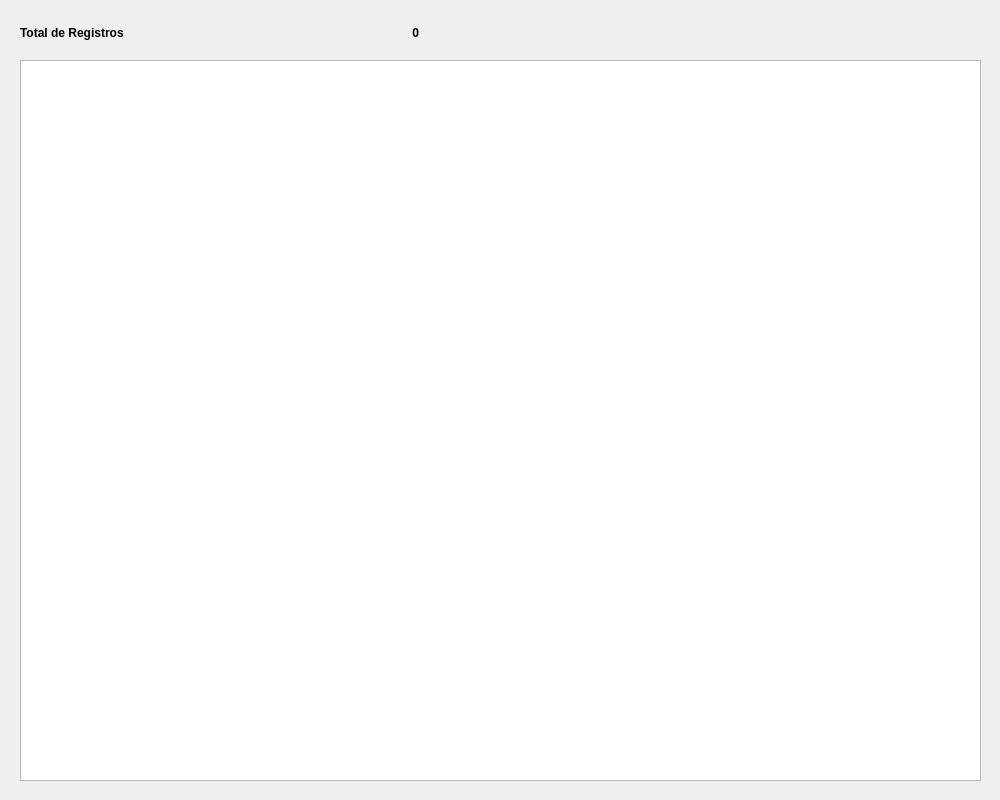
<?xml version="1.0" encoding="UTF-8"?>
<ui version="4.0">
 <class>dlgQTableWidget</class>
 <widget class="QDialog" name="dlgQTableWidget">
  <property name="geometry">
   <rect>
    <x>0</x>
    <y>0</y>
    <width>1000</width>
    <height>800</height>
   </rect>
  </property>
  <property name="windowTitle">
   <string>Demo del Control QTableWidget</string>
  </property>
  <widget class="QLabel" name="lblRegistro">
   <property name="geometry">
    <rect>
     <x>20</x>
     <y>20</y>
     <width>231</width>
     <height>25</height>
    </rect>
   </property>
   <property name="font">
    <font>
     <weight>75</weight>
     <bold>true</bold>
    </font>
   </property>
   <property name="text">
    <string>Total de Registros</string>
   </property>
  </widget>
  <widget class="QLabel" name="lblTotal">
   <property name="geometry">
    <rect>
     <x>330</x>
     <y>20</y>
     <width>89</width>
     <height>25</height>
    </rect>
   </property>
   <property name="font">
    <font>
     <weight>75</weight>
     <bold>true</bold>
    </font>
   </property>
   <property name="text">
    <string>0</string>
   </property>
   <property name="alignment">
    <set>Qt::AlignRight|Qt::AlignTrailing|Qt::AlignVCenter</set>
   </property>
  </widget>
  <widget class="QTableWidget" name="tblData">
   <property name="geometry">
    <rect>
     <x>20</x>
     <y>60</y>
     <width>961</width>
     <height>721</height>
    </rect>
   </property>
  </widget>
 </widget>
 <resources/>
 <connections/>
</ui>
